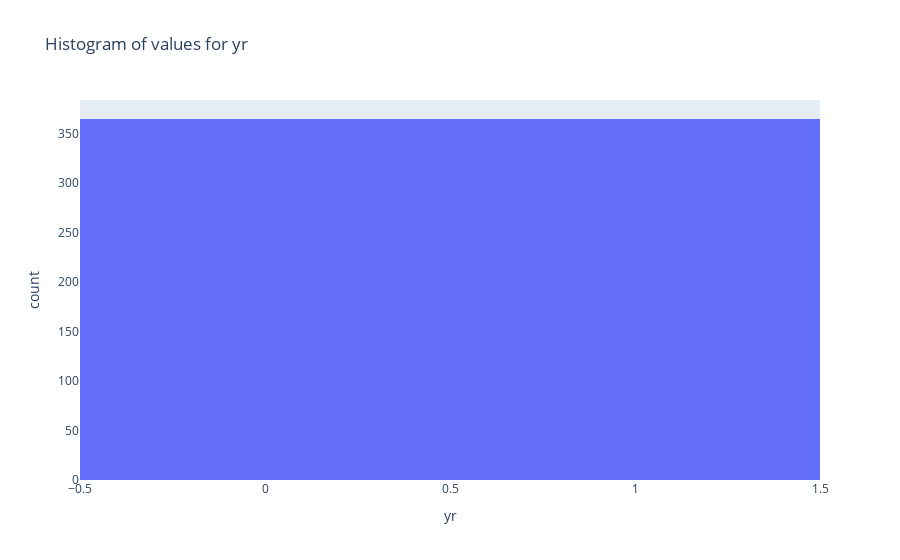
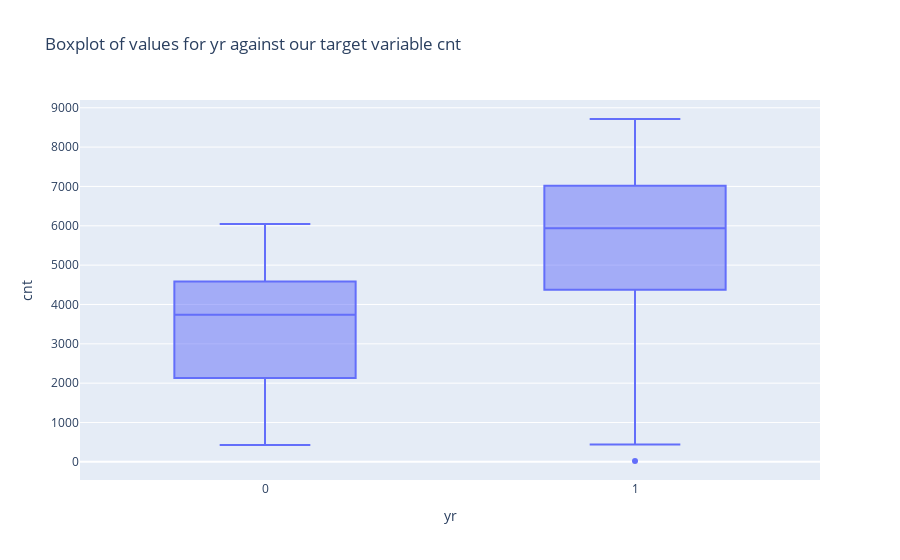

These figures' notebook cell, in order:
### Code cell
create_feature_analysis(data, 'yr')

### Figure 1 — Plotly figure (JSON) as saved in the notebook; plotly's stock layout.template omitted (floating-point values rounded to 4 significant figures; data arrays with more than 128 entries replaced by an {"elided": "..."} marker saying what was removed)
{"data": [{"alignmentgroup": "True", "bingroup": "x", "hovertemplate": "yr=%{x}<br>count=%{y}<extra></extra>", "legendgroup": "", "marker": {"color": "#636efa", "pattern": {"shape": ""}}, "name": "", "offsetgroup": "", "orientation": "v", "showlegend": false, "type": "histogram", "x": {"elided": "730 int values"}, "xaxis": "x", "yaxis": "y"}], "layout": {"barmode": "relative", "legend": {"tracegroupgap": 0}, "title": {"text": "Histogram of values for yr"}, "xaxis": {"anchor": "y", "domain": [0, 1], "title": {"text": "yr"}}, "yaxis": {"anchor": "x", "domain": [0, 1], "title": {"text": "count"}}}}

### Figure 2 — Plotly figure (JSON) as saved in the notebook; plotly's stock layout.template omitted (floating-point values rounded to 4 significant figures; data arrays with more than 128 entries replaced by an {"elided": "..."} marker saying what was removed)
{"data": [{"alignmentgroup": "True", "hovertemplate": "yr=%{x}<br>cnt=%{y}<extra></extra>", "legendgroup": "", "marker": {"color": "#636efa"}, "name": "", "notched": false, "offsetgroup": "", "orientation": "v", "showlegend": false, "type": "box", "x": {"elided": "730 int values"}, "x0": " ", "xaxis": "x", "y": {"elided": "730 int values"}, "y0": " ", "yaxis": "y"}], "layout": {"boxmode": "group", "legend": {"tracegroupgap": 0}, "title": {"text": "Boxplot of values for yr against our target variable cnt"}, "xaxis": {"anchor": "y", "domain": [0, 1], "title": {"text": "yr"}}, "yaxis": {"anchor": "x", "domain": [0, 1], "title": {"text": "cnt"}}}}
